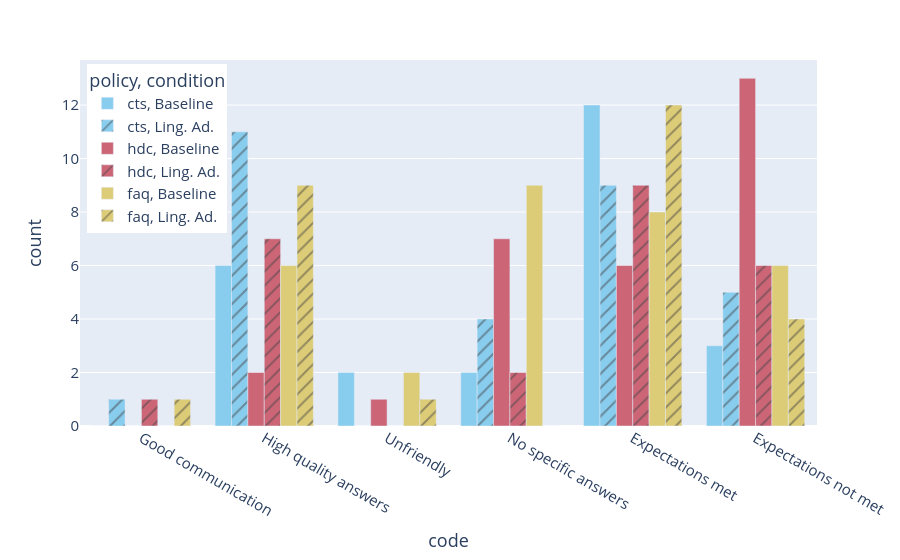

Notebook code cell kept with this figure:
### Code cell
data = pd.concat([mental_models_data[mental_models_data["code"] == "Good communication"],
                 mental_models_data[mental_models_data["code"] == "High quality answers"],
                 mental_models_data[mental_models_data["code"] == "Unfriendly"],
                 mental_models_data[mental_models_data["code"] == "No specific answers"],
                 mental_models_data[mental_models_data["code"] == "Expectations met"],
                 mental_models_data[mental_models_data["code"] == "Expectations not met"]])

fig = px.bar(data, x="code", y="count", color="policy", pattern_shape='condition', barmode="group", color_discrete_sequence=px.colors.qualitative.Safe)
fig.update_layout(legend=dict(
    yanchor="top",
    y=0.99,
    xanchor="left",
    x=0.01,
    font=dict(size=15)
),
font=dict(size=15))

fig.show()

### Figure 1 — Plotly figure (JSON) as saved in the notebook; plotly's stock layout.template omitted (floating-point values rounded to 4 significant figures)
{"data": [{"alignmentgroup": "True", "hovertemplate": "policy=cts<br>condition=Baseline<br>code=%{x}<br>count=%{y}<extra></extra>", "legendgroup": "cts, Baseline", "marker": {"color": "rgb(136, 204, 238)", "pattern": {"shape": ""}}, "name": "cts, Baseline", "offsetgroup": "cts, Baseline", "orientation": "v", "showlegend": true, "textposition": "auto", "type": "bar", "x": ["Good communication", "High quality answers", "Unfriendly", "No specific answers", "Expectations met", "Expectations not met"], "xaxis": "x", "y": [0, 6, 2, 2, 12, 3], "yaxis": "y"}, {"alignmentgroup": "True", "hovertemplate": "policy=cts<br>condition=Ling. Ad.<br>code=%{x}<br>count=%{y}<extra></extra>", "legendgroup": "cts, Ling. Ad.", "marker": {"color": "rgb(136, 204, 238)", "pattern": {"shape": "/"}}, "name": "cts, Ling. Ad.", "offsetgroup": "cts, Ling. Ad.", "orientation": "v", "showlegend": true, "textposition": "auto", "type": "bar", "x": ["Good communication", "High quality answers", "Unfriendly", "No specific answers", "Expectations met", "Expectations not met"], "xaxis": "x", "y": [1, 11, 0, 4, 9, 5], "yaxis": "y"}, {"alignmentgroup": "True", "hovertemplate": "policy=hdc<br>condition=Baseline<br>code=%{x}<br>count=%{y}<extra></extra>", "legendgroup": "hdc, Baseline", "marker": {"color": "rgb(204, 102, 119)", "pattern": {"shape": ""}}, "name": "hdc, Baseline", "offsetgroup": "hdc, Baseline", "orientation": "v", "showlegend": true, "textposition": "auto", "type": "bar", "x": ["Good communication", "High quality answers", "Unfriendly", "No specific answers", "Expectations met", "Expectations not met"], "xaxis": "x", "y": [0, 2, 1, 7, 6, 13], "yaxis": "y"}, {"alignmentgroup": "True", "hovertemplate": "policy=hdc<br>condition=Ling. Ad.<br>code=%{x}<br>count=%{y}<extra></extra>", "legendgroup": "hdc, Ling. Ad.", "marker": {"color": "rgb(204, 102, 119)", "pattern": {"shape": "/"}}, "name": "hdc, Ling. Ad.", "offsetgroup": "hdc, Ling. Ad.", "orientation": "v", "showlegend": true, "textposition": "auto", "type": "bar", "x": ["Good communication", "High quality answers", "Unfriendly", "No specific answers", "Expectations met", "Expectations not met"], "xaxis": "x", "y": [1, 7, 0, 2, 9, 6], "yaxis": "y"}, {"alignmentgroup": "True", "hovertemplate": "policy=faq<br>condition=Baseline<br>code=%{x}<br>count=%{y}<extra></extra>", "legendgroup": "faq, Baseline", "marker": {"color": "rgb(221, 204, 119)", "pattern": {"shape": ""}}, "name": "faq, Baseline", "offsetgroup": "faq, Baseline", "orientation": "v", "showlegend": true, "textposition": "auto", "type": "bar", "x": ["Good communication", "High quality answers", "Unfriendly", "No specific answers", "Expectations met", "Expectations not met"], "xaxis": "x", "y": [0, 6, 2, 9, 8, 6], "yaxis": "y"}, {"alignmentgroup": "True", "hovertemplate": "policy=faq<br>condition=Ling. Ad.<br>code=%{x}<br>count=%{y}<extra></extra>", "legendgroup": "faq, Ling. Ad.", "marker": {"color": "rgb(221, 204, 119)", "pattern": {"shape": "/"}}, "name": "faq, Ling. Ad.", "offsetgroup": "faq, Ling. Ad.", "orientation": "v", "showlegend": true, "textposition": "auto", "type": "bar", "x": ["Good communication", "High quality answers", "Unfriendly", "No specific answers", "Expectations met", "Expectations not met"], "xaxis": "x", "y": [1, 9, 1, 0, 12, 4], "yaxis": "y"}], "layout": {"barmode": "group", "font": {"size": 15}, "legend": {"font": {"size": 15}, "title": {"text": "policy, condition"}, "tracegroupgap": 0, "x": 0.01, "xanchor": "left", "y": 0.99, "yanchor": "top"}, "margin": {"t": 60}, "xaxis": {"anchor": "y", "domain": [0, 1], "title": {"text": "code"}}, "yaxis": {"anchor": "x", "domain": [0, 1], "title": {"text": "count"}}}}
